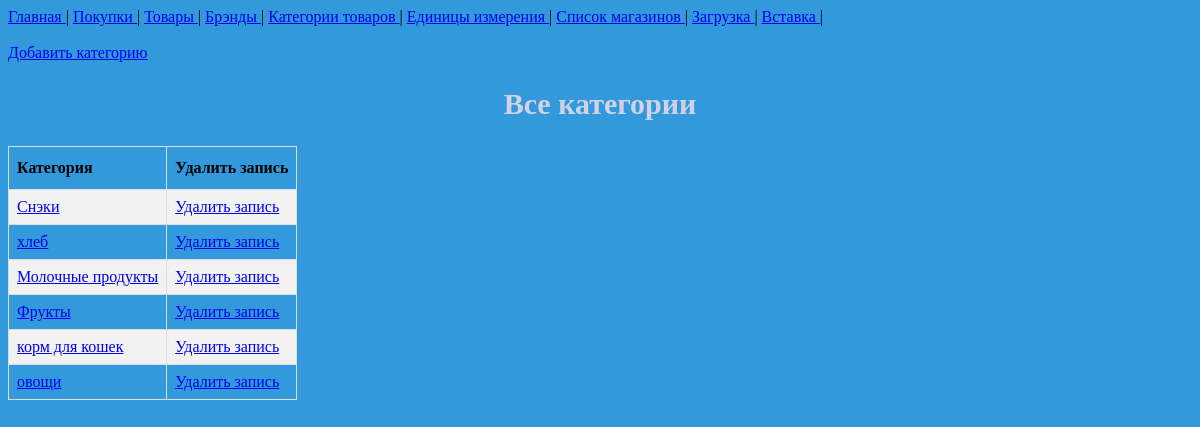
Page /category/ on the earlier database version.
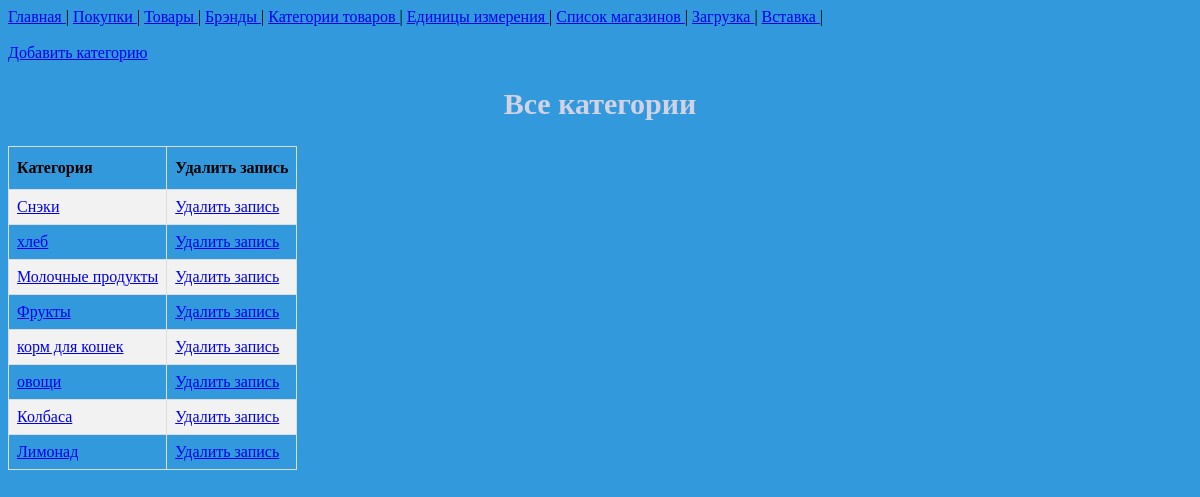
Same page on the later database version.
### buy/models.py (models this page shows, shortened)
class Category(models.Model):
    name = models.CharField(max_length=60)
    def get_url(self):
        return reverse('update-category', args=[self.id])
    def del_url(self):
        return reverse('del-category', args=[self.id])

### buy/views.py (the view)
# urls.py: path('category/', views.ListCategory.as_view(), name='list-category'),
class ListCategory(ListView):
    template_name = 'buy/list_category.html'
    model = Category

### buy/templates/buy/list_category.html (shortened to what this page needs)
{% extends 'buy/base.html' %}
{% block content %}
    {% include 'includes/navbar.html' %}
    <br>
    <a href=" {% url 'create-category' %} " > Добавить категорию </a>
    <h2>Все категории </h2>
    <table>
        <tr>
            <th>Категория</th>
            <th>Удалить запись</th>
        </tr>
        {% for category in object_list %}
            <tr>
                <td> <a href="{{ category.get_url }}"> {{ category.name }} </a> </td>
                <td> <a href=" {{ category.del_url }} ">Удалить запись</a> </td>
            </tr>
        {% endfor %}
    </table>
{% endblock %}

Differences in the rows shown:
added Category: name "Колбаса"
added Category: name "Лимонад"
